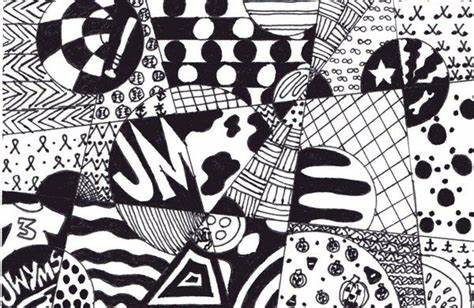
#> input picture Task 4/img1.jpg, 474 x 308 px
$ jupyter execute collage_img.ipynb
#> lines starting #> are read from the running program, lines starting #| are printed output that depends on the picture
[cell 1]
import cv2
import numpy as np

[cell 2]
img1 = cv2.imread("img1.jpg")
#> img1 is the input picture: shape (308, 474, 3); mean B, G, R 155.1, 151.6, 154.3
img2 = cv2.imread("img2.jpg")
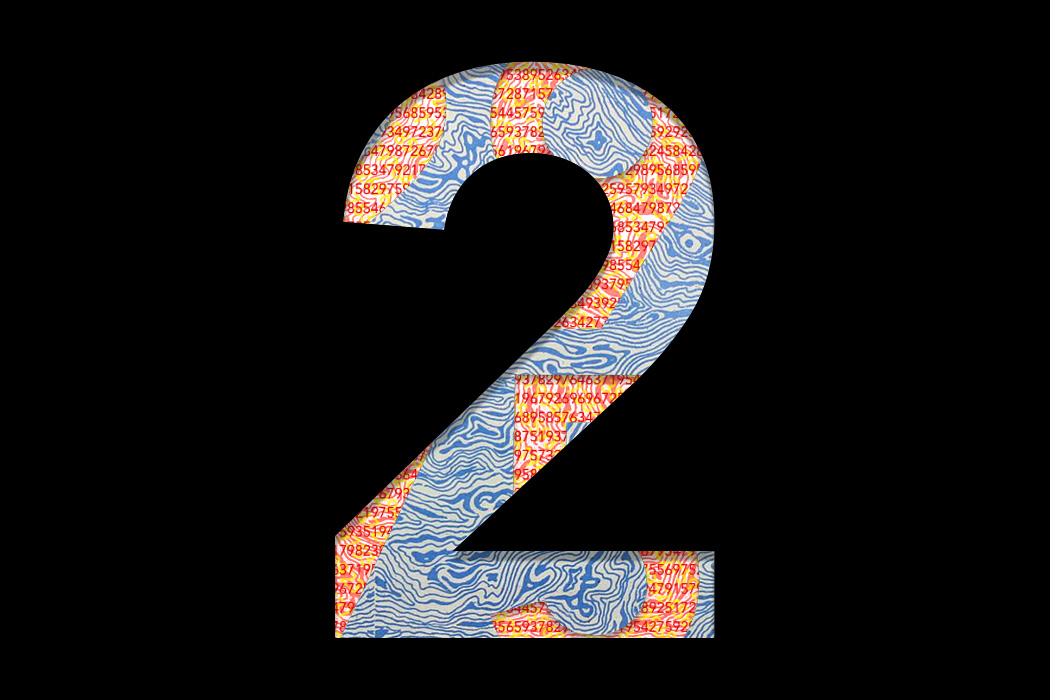
#> input picture Task 4/img2.jpg, 1050 x 700 px
#> img2 is the input picture: shape (700, 1050, 3); mean B, G, R 25.8, 25.9, 28.7

[cell 3]
print(img1.shape)
#| (308, 474, 3)
print(img2.shape)
#| (700, 1050, 3)

[cell 4]
# Changing lenth inorder to append the images Horizontally

img2 = img2[0 : 308, : ,:]
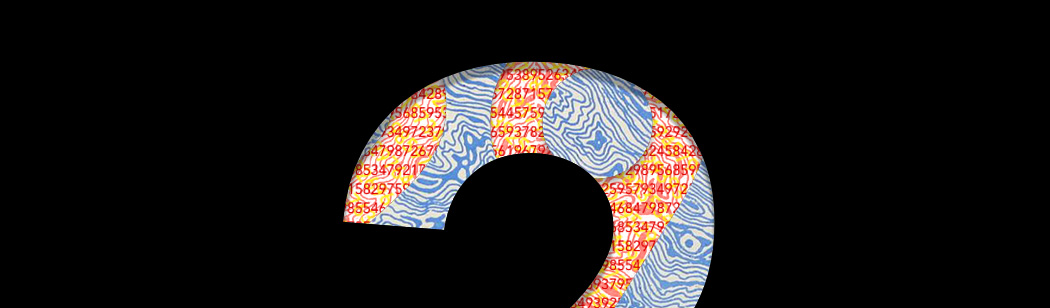
#> img2: shape (308, 1050, 3); mean B, G, R 25.1, 26, 29.9

[cell 5]
img2.shape
#> Out = (308, 1050, 3)

[cell 6]
# Appenind

collage = np.hstack((img1,img2))
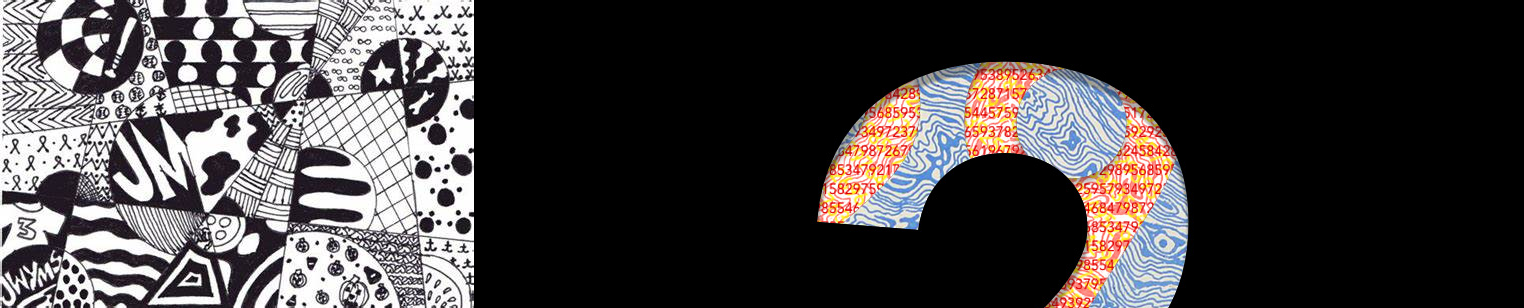
#> collage: shape (308, 1524, 3); mean B, G, R 65.6, 65.1, 68.6

[cell 7]
# Printing image

cv2.imshow("Horizontal Collage",collage)
cv2.waitKey()
cv2.destroyAllWindows()

[cell 8]
# Appending Vertically

img1 = cv2.imread("img1.jpg")
img2 = cv2.imread("img2.jpg")

[cell 9]
# Changing the width inorder to append vertically

img2 = img2[:,:474]
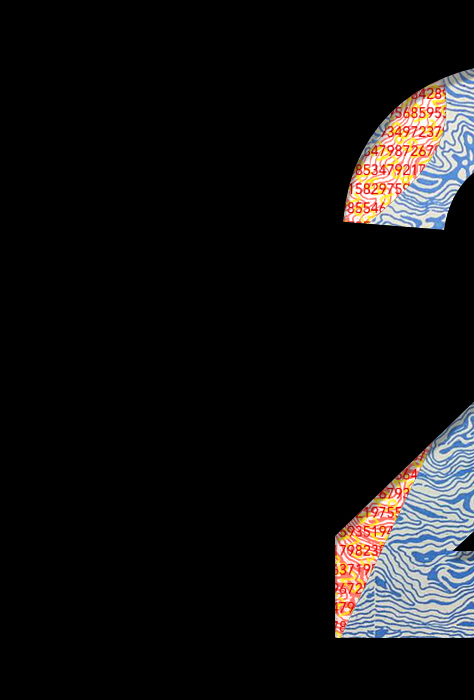
#> img2: shape (700, 474, 3); mean B, G, R 19.1, 19, 20.4

[cell 10]
# Appending Vertically

collage2 = np.vstack((img1,img2))
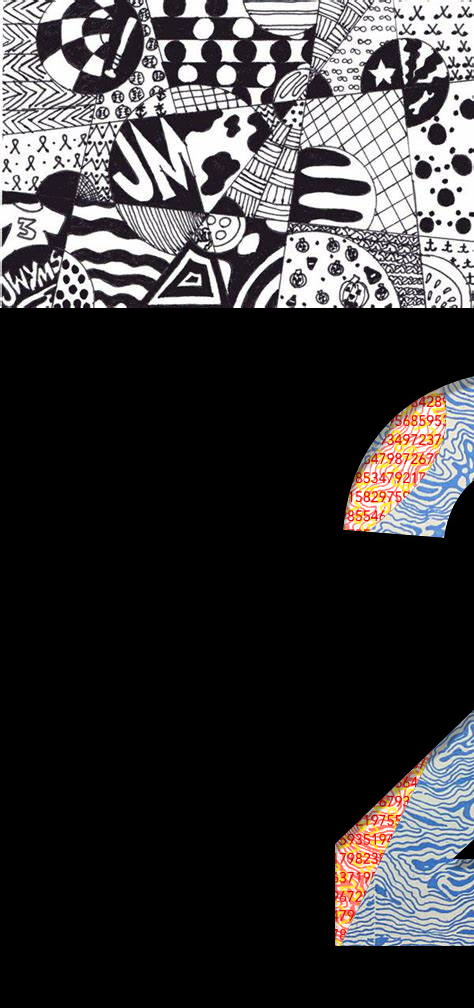
#> collage2: shape (1008, 474, 3); mean B, G, R 60.7, 59.5, 61.4
